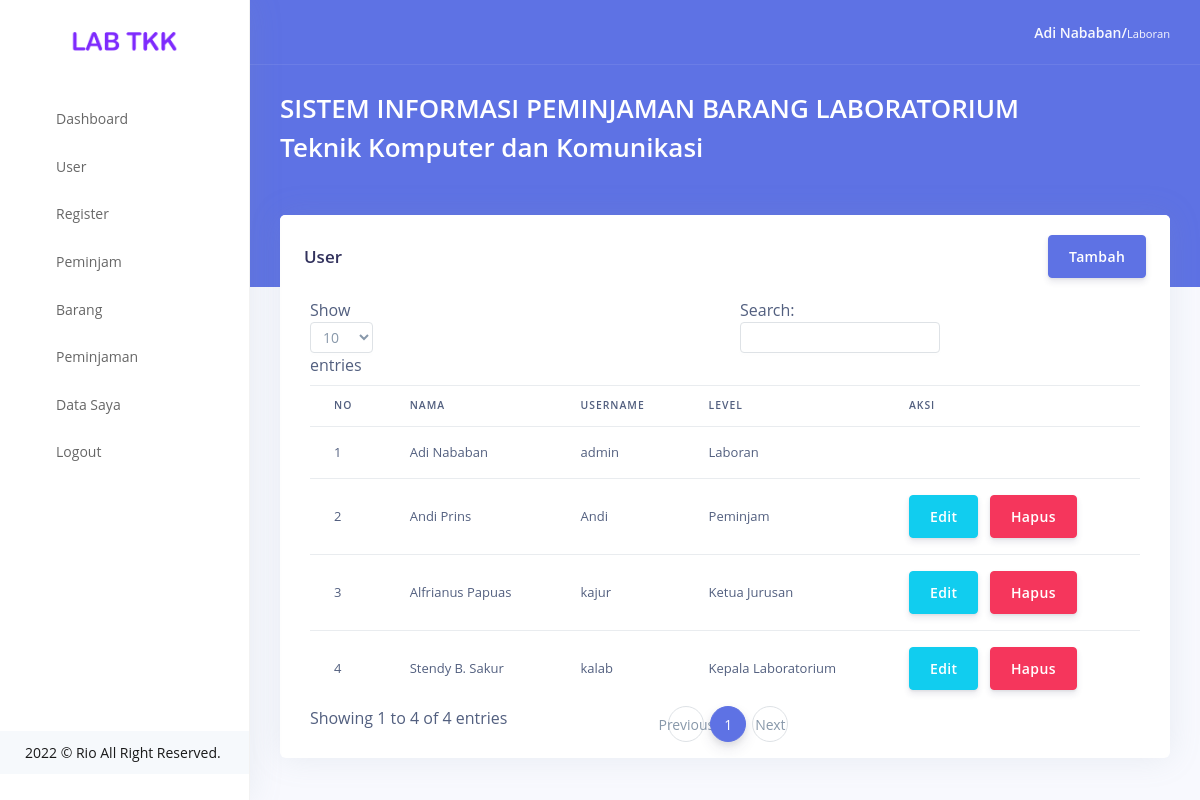
The app's page /index.php?page=user (signed in) with its own data.
### tables this page shows
CREATE TABLE `user` (
  `id_user` int(5) NOT NULL,
  `username` varchar(22) NOT NULL,
  `password` varchar(50) NOT NULL,
  `level` int(1) NOT NULL,
  `nama` varchar(33) NOT NULL,
  `status` int(1) NOT NULL
);

### pages/user.php (the view, shortened to what this page needs)
</div>
</div>
</div>
<div class="container-fluid mt--6">
  <div class="row">
    <div class="col-xl-12">
      <div class="card">
        <div class="card-header border-0">
          <div class="row align-items-center">
            <div class="col">
              <h3 class="mb-0">User</h3>
            </div>
            <div class="col text-right">
              <a href="#tambah" data-toggle="modal" class="btn btn-primary">Tambah</a>
            </div>
          </div>
        </div>
        <div class="table-responsive">
          <table id="sampleTable" class="table align-items-center table-flush">
            <thead>
              <tr>
                <th style="width: 7%">NO</th>
                <th>NAMA</th>
                <th>USERNAME</th>
                <th>LEVEL</th>
                <th style="width: 17%">AKSI</th>
              </tr>
            </thead>
            <tbody>
              <?php
              $no = 1;
              $query = mysqli_query($konek, "SELECT * FROM user WHERE status='1' ORDER BY id_user ASC");
              while ($data = mysqli_fetch_assoc($query)) {
                $level1 = $data["level"];
              ?>
                <tr>
                  <td><?php echo $no; ?></td>
                  <td><?php echo $data["nama"]; ?></td>
                  <td><?php echo $data["username"]; ?></td>
                  <td>
                    <?php
                    if ($level1 == 1) {
                      echo "Laboran";
                    } elseif ($level1 == 2) {
                      echo "Kepala Laboratorium";
                    } elseif ($level1 == 3) {
                      echo "Ketua Jurusan";
                    } else {
                      echo "Peminjam";
                    }
                    ?>
                  </td>
                  <td>
                    <?php if ($data["id_user"] != $id_user) { ?>
                      <a href="#edit<?php echo $data['id_user']; ?>" data-toggle="modal" class="btn btn-info"> Edit</a>
                      <a href="aksi/user.php?act=delete&id=<?php echo $data['id_user']; ?>" class="btn btn-danger" onclick="return confirm('Anda yakin ingin menghapus user <?php echo $data['nama']; ?> ?')"> Hapus</a>
                    <?php } ?>
                  </td>
                </tr>
              <?php
                $no++;
              }
              ?>
            </tbody>
          </table>
        </div>
      </div>
    </div>
  </div>
</div>

### index.php (shortened to what this page needs)
<?php
include "include/koneksi.php";
$id_user  = $_SESSION['id_user'];
$nama     = $_SESSION['nama'];
$level    = $_SESSION['level'];
if ($level == 1) {
  $lvl = "Laboran";
} elseif ($level == 2) {
  $lvl = "Kepala Laboratorium";
} elseif ($level == 3) {
  $lvl = "Ketua Jurusan";
} else {
  $lvl = "Peminjam";
}
?>
<!DOCTYPE html>
<html>
<head>
  <link rel="stylesheet" href="assets/vendor/nucleo/css/nucleo.css" type="text/css">
  <link rel="stylesheet" href="assets/vendor/%40fortawesome/fontawesome-free/css/all.min.css" type="text/css">
  <link rel="stylesheet" href="assets/css/argon.min5438.css?v=1.2.0" type="text/css">
</head>
<body>
  <nav class="sidenav navbar navbar-vertical  fixed-left  navbar-expand-xs navbar-light bg-white" id="sidenav-main">
    <div class="scrollbar-inner">
      <div class="sidenav-header  align-items-center">
        <a class="navbar-brand" href="javascript:void(0)">
          <img src="assets/img/brand/blue.png" class="navbar-brand-img" alt="...">
        </a>
      </div>
      <div class="navbar-inner">
        <div class="collapse navbar-collapse" id="sidenav-collapse-main">
          <ul class="navbar-nav">
            <li class="nav-item"><a class="nav-link" href="index.php"><i class="ni ni-tv-2 text-primary"></i><span class="nav-link-text">Dashboard</span></a></li>
            <?php if ($level == 1) { ?>
              <li class="nav-item"><a class="nav-link" href="?page=user"><i class="ni ni-circle-08 text-orange"></i><span class="nav-link-text">User</span></a></li>
              <li class="nav-item"><a class="nav-link" href="?page=regist"><i class="ni ni-single-02 text-info"></i><span class="nav-link-text">Register</span></a></li>
            <?php } ?>
            <li class="nav-item"><a class="nav-link" href="?page=peminjam"><i class="ni ni-circle-08 text-primary"></i><span class="nav-link-text">Peminjam</span></a></li>
            <?php if ($level == 1) { ?>
              <li class="nav-item"><a class="nav-link" href="?page=barang"><i class="ni ni-archive-2 text-success"></i><span class="nav-link-text">Barang</span></a></li>
            <?php } else { ?>
              <li class="nav-item"><a class="nav-link" href="?page=barang2"><i class="ni ni-archive-2 text-success"></i><span class="nav-link-text">Barang</span></a></li>
            <?php } ?>
            <li class="nav-item"><a class="nav-link" href="?page=pinjam"><i class="ni ni-cart text-warning"></i><span class="nav-link-text">Peminjaman</span></a></li>
            <li class="nav-item"><a class="nav-link" href="#akun" data-toggle="modal"><i class="ni ni-settings-gear-65 text-info"></i><span class="nav-link-text">Data Saya</span></a></li>
            <li class="nav-item"><a class="nav-link" href="logout.php"><i class="ni ni-button-power text-danger"></i><span class="nav-link-text">Logout</span></a></li>
          </ul>
          <ul class="navbar-nav mb-md-3">
            <li class="nav-item">
              <a class="nav-link active active-pro" href="">
                <span class="nav-link-text"><?php echo date("Y"); ?> &copy; Rio All Right Reserved.</span>
              </a>
            </li>
          </ul>
        </div>
      </div>
    </div>
  </nav>
  <div class="main-content" id="panel">
    <nav class="navbar navbar-top navbar-expand navbar-dark bg-primary border-bottom">
      <div class="container-fluid">
        <div class="collapse navbar-collapse" id="navbarSupportedContent">
          <ul class="navbar-nav align-items-center  ml-auto ml-md-0 ">
            <li class="nav-item dropdown">
              <a class="nav-link pr-0" href="#" role="button" data-toggle="dropdown" aria-haspopup="true" aria-expanded="false">
                <div class="media align-items-center">
                  <div class="media-body  ml-2  d-none d-lg-block">
                    <span class="mb-0 text-sm  font-weight-bold"><?php echo $nama; ?>/<small><?php echo $lvl; ?></small></span>
                  </div>
                </div>
              </a>
            </li>
          </ul>
        </div>
      </div>
    </nav>
    <div class="header bg-primary pb-6">
      <div class="container-fluid">
        <div class="header-body">
          <div class="row align-items-center py-4">
            <div class="col-lg-12 col-12">
              <h6 class="h1 text-white d-inline-block mb-0">SISTEM INFORMASI PEMINJAMAN BARANG LABORATORIUM <br>Teknik Komputer dan Komunikasi </h6>
            </div>
          </div>
          <br>
          <?php
          if (empty($_SESSION['username']) && empty($_SESSION['password'])) {
            echo "<meta http-equiv='refresh' content='0; url=home.php?alert=6'>";
          } else {
            if (isset($_GET['page'])) {
              if ($_GET['page'] == "barang")
                include "pages/barang.php";
              elseif ($_GET['page'] == "barang2")
                include "pages/barang2.php";
              elseif ($_GET['page'] == "user")
                include "pages/user.php";
              elseif ($_GET['page'] == "regist")
                include "pages/regist.php";
              elseif ($_GET['page'] == "pinjam")
                include "pages/pinjam.php";
              elseif ($_GET['page'] == "pinjam_entry")
                include "pages/pinjam_entry.php";
              elseif ($_GET['page'] == "pinjam_detail")
                include "pages/pinjam_detail.php";
              elseif ($_GET['page'] == "pinjam_cetak")
                include "pages/pinjam_cetak.php";
              elseif ($_GET['page'] == "peminjam")
                include "pages/peminjam.php";
            }
          }
?>
  </div>
</body>
</html>

### records on screen
user: nama "Adi Nababan", username "admin", level "Laboran"
user: nama "Andi Prins", username "Andi", level "Peminjam"
user: nama "Alfrianus Papuas", username "kajur", level "Ketua Jurusan"
user: nama "Stendy B. Sakur", username "kalab", level "Kepala Laboratorium"

### other values on screen
$nama "Adi Nababan"
$lvl "Laboran"
